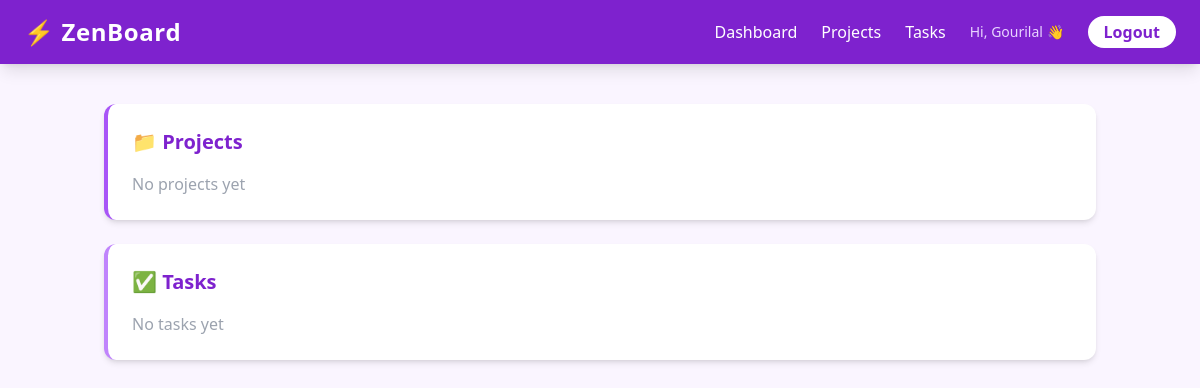
The page / (signed in) on the database as committed earlier.
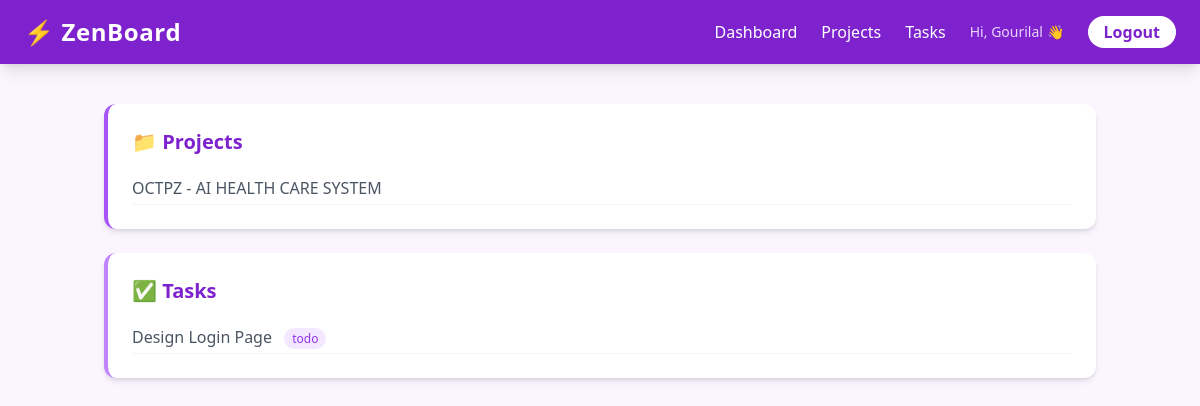
The same page on the database as committed later.
### tasks/models.py (models this page shows, shortened)
class Project(models.Model):
    name = models.CharField(max_length=200)
    description = models.TextField(blank=True)
    owner = models.ForeignKey(User, on_delete=models.CASCADE)
    created_at = models.DateTimeField(auto_now_add=True)

class Task(models.Model):
    STATUS_CHOICES = [
        ('todo', 'To Do'),
        ('inprogress', 'In Progress'),
        ('done', 'Done'),
    ]
    PRIORITY_CHOICES = [
        ('low', 'Low'),
        ('medium', 'Medium'),
        ('high', 'High'),
    ]
    title = models.CharField(max_length=200)
    description = models.TextField(blank=True)
    status = models.CharField(max_length=20, choices=STATUS_CHOICES, default='todo')
    priority = models.CharField(max_length=20, choices=PRIORITY_CHOICES, default='medium')
    project = models.ForeignKey(Project, on_delete=models.CASCADE)
    assigned_to = models.ForeignKey(User, on_delete=models.SET_NULL, null=True, blank=True)
    deadline = models.DateField(null=True, blank=True)
    created_at = models.DateTimeField(auto_now_add=True)

### tasks/views.py (the view)
# urls.py: path('', views.dashboard, name='dashboard'),
@login_required
def dashboard(request):
    projects = Project.objects.filter(owner=request.user)
    tasks = Task.objects.filter(project__owner=request.user)
    context = {'projects': projects, 'tasks': tasks}
    return render(request, 'tasks/dashboard.html', context)

### templates/tasks/dashboard.html (shortened to what this page needs)
{% extends 'tasks/base.html' %}
{% block content %}
    <div class="bg-white rounded-xl shadow-md p-6 mb-6 border-l-4 border-purple-500">
        <h2 class="text-xl font-bold text-purple-700 mb-4">📁 Projects</h2>
        {% for project in projects %}
            <p class="text-gray-600 py-1 border-b border-gray-100">{{ project.name }}</p>
        {% empty %}
            <p class="text-gray-400">No projects yet</p>
        {% endfor %}
    </div>
    <div class="bg-white rounded-xl shadow-md p-6 border-l-4 border-purple-400">
        <h2 class="text-xl font-bold text-purple-700 mb-4">✅ Tasks</h2>
        {% for task in tasks %}
            <p class="text-gray-600 py-1 border-b border-gray-100">{{ task.title }}
                <span class="text-xs bg-purple-100 text-purple-600 px-2 py-0.5 rounded-full ml-2">{{ task.status }}</span>
            </p>
        {% empty %}
            <p class="text-gray-400">No tasks yet</p>
        {% endfor %}
    </div>
{% endblock %}

Rows that differ between the two databases and show on the page:
added Project: name "OCTPZ - AI HEALTH CARE SYSTEM"
added Task: title "Design Login Page", status "todo"
Other text that changed with them:
text no longer shown: "No projects yet No tasks yet"
